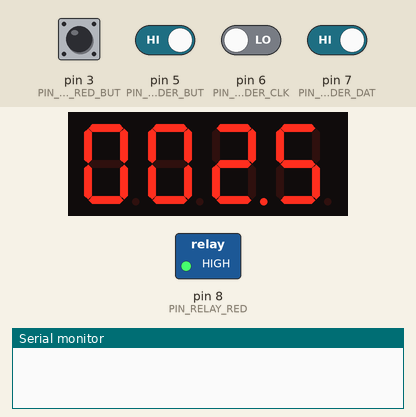
Bench run of a sketch on a simulated Arduino Uno, built with avr-gcc and run on an emulated ATmega328P. On the bench: 4-digit seven-segment display, switched loads named in the sketch (green lamp = pin HIGH), the last lines printed to the serial monitor. The inputs (shaded band) are chosen by the test bench; at power-on: pin 3 (PIN_BIG_RED_BUT), pin 5 (PIN_ENCODER_BUT), pin 7 (PIN_ENCODER_DAT) HIGH, pin 6 (PIN_ENCODER_CLK) LOW.

Above: at 1.2 s.
1.3 s: pin 3 (PIN_BIG_RED_BUT) pulled LOW for 0.15 s
At 1.49 s:
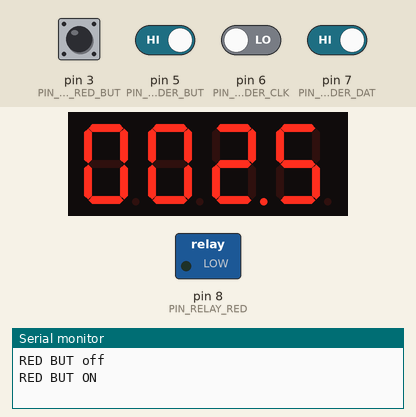
4.7 s: pin 3 (PIN_BIG_RED_BUT) pulled LOW for 1 s
At 5.85 s:
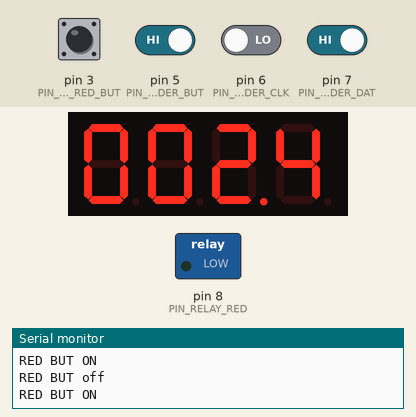
Timing chart, 0 to 9.8 s (numbered marks = the images above; inputs shaded):
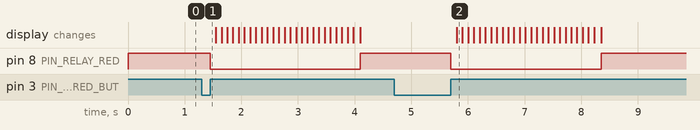

Measured:
- after the input at 1.3 s, pin 8 (PIN_RELAY_RED): HIGH → LOW after 0.15 s, → HIGH 2.6 s later
- after the input at 4.7 s, pin 8 (PIN_RELAY_RED): HIGH → LOW after 1.0 s, → HIGH 2.6 s later; the display: changes after 1.1 s (image 2)

The sketch:

TestEncoderDisplayTimer.ino
```cpp
#include <Arduino.h>
#include <TM1637Display.h>


#define PIN_BIG_RED_BUT 3

#define PIN_ENCODER_BUT 5
#define PIN_ENCODER_CLK 6
#define PIN_ENCODER_DAT 7

#define PIN_RELAY_RED  8

#define PIN_DISPLAY_CLK  9
#define PIN_DISPLAY_DIO 10


#define MODE_SETUP 0
#define MODE_TIMER 1


#define SEG_DP 0b10000000
const uint8_t SEG_DONE[] = {
  SEG_B | SEG_C | SEG_D | SEG_E | SEG_G,           // d
  SEG_A | SEG_B | SEG_C | SEG_D | SEG_E | SEG_F,   // O
  SEG_C | SEG_E | SEG_G,                           // n
  SEG_A | SEG_D | SEG_E | SEG_F | SEG_G            // E
};


TM1637Display display(PIN_DISPLAY_CLK, PIN_DISPLAY_DIO);

int redButLast, redButCurr;
int rotButLast, rotButCurr;

int rotClkCurr, rotDatCurr;
int rotClkLast, rotDatLast;
int rotPosition;
// int rotValCurr, rotValLast;

int lightCurr, lightLast;


//
float varSelectedTime;
float timerTime;
int varSelectedTimeDecimals;


///
int mode = MODE_SETUP;
unsigned long currMillis, lastMillis;

void setup() {
  pinMode(PIN_ENCODER_BUT, INPUT);
  pinMode(PIN_BIG_RED_BUT, INPUT);
  pinMode(PIN_RELAY_RED, OUTPUT);

  rotClkLast = 0;
  rotDatLast = 0;
  rotPosition = 0;

  redButLast = digitalRead(PIN_BIG_RED_BUT);
  rotButLast = digitalRead(PIN_ENCODER_BUT);

  rotClkLast = digitalRead(PIN_ENCODER_CLK);

  digitalWrite(PIN_RELAY_RED, HIGH);

//  lightLast = analogRead(PIN_POT_LIGHT) / 128;


  Serial.begin(9600);


  // display
  varSelectedTime = 2.5;
  varSelectedTimeDecimals = 1;

  display.setBrightness(0x0f);
  displayDigits(varSelectedTime, varSelectedTimeDecimals);


  // stopTimer();

}

void displayDigits(float number, int decimals) {
  if (decimals == 0) {
    display.showNumberDec(number);
    return;
  }
  if (decimals == 1) {
    uint8_t data[] = { 0x00, 0x00, 0x00, 0x00};
    int nb_int = int(number * 10);
    int d0 = (nb_int % 10000) / 1000;
    int d1 = (nb_int % 1000) / 100;
    int d2 = (nb_int % 100) / 10;
    int d3 = (nb_int % 10);
    data[0] = display.encodeDigit(d0);
    data[1] = display.encodeDigit(d1);
    data[2] = display.encodeDigit(d2);
    data[3] = display.encodeDigit(d3);

    //    Serial.print("Digits: ");
    //    Serial.print(d0);
    //    Serial.print(",");
    //    Serial.print(d1);
    //    Serial.print(",");
    //    Serial.print(d2);
    //    Serial.print(",");
    //    Serial.print(d3);
    //    Serial.println();

    // adding digital point
    data[2] = data[2] | SEG_DP;
    display.setSegments(data);
  }
}

void startTimer() {
  mode = MODE_TIMER;
  timerTime = varSelectedTime;
  lastMillis = millis();
  digitalWrite(PIN_RELAY_RED, LOW);
}

void stopTimer() {
  mode = MODE_SETUP;
  digitalWrite(PIN_RELAY_RED, HIGH);
  displayDigits(varSelectedTime, varSelectedTimeDecimals);
}


void setBrightness(byte val) {
  uint8_t data[] = { 0xff, 0xff, 0xff, 0xff };
  display.setBrightness(val);
  display.setSegments(data);
}

void loop() {
  // reading big red push button
  redButCurr = digitalRead(PIN_BIG_RED_BUT);
  if (redButCurr != redButLast) {
    if (redButCurr == HIGH) {
      Serial.println("RED BUT ON");

      startTimer();

    } else {
      Serial.println("RED BUT off");
    }
    redButLast = redButCurr;
  }

  // reading rotary encoder push button
  rotButCurr = digitalRead(PIN_ENCODER_BUT);
  if (rotButCurr != rotButLast) {
    if (rotButCurr == LOW) {
      Serial.println("ROT BUT ON");
    } else {
      Serial.println("ROT BUT off");
    }
    rotButLast = rotButCurr;
  }

  // reading rotary encoder
  rotClkCurr = digitalRead(PIN_ENCODER_CLK);
  rotDatCurr = digitalRead(PIN_ENCODER_DAT);
  if (rotClkCurr != rotClkLast) {
    if (rotClkCurr != rotDatCurr) {
      rotPosition ++;
    } else {
      rotPosition --;
    }


    if ((rotPosition % 2) == 0) {
      Serial.print("ROT POSITION: ");
      Serial.println(rotPosition / 2);
      int trueValue = rotPosition / 2;

      if ((trueValue > 0) and (trueValue < 9999)) {
        varSelectedTime = (float) trueValue / 10;

        if (varSelectedTime >= 10) {
          varSelectedTimeDecimals = 0;
        } else {
          varSelectedTimeDecimals = 1;
        }

        // display.showNumberDec(varSelectedTime, varSelectedTimeDecimals);
        displayDigits(varSelectedTime, varSelectedTimeDecimals);
      }


    }


    rotClkLast = rotClkCurr;
  }


  // reading pot light
//  lightCurr = map(analogRead(PIN_POT_LIGHT),0,1023,0,7);
//  if (lightCurr != lightLast) {
//    Serial.print("New light: ");
//    Serial.println(lightCurr);
//    setBrightness(lightCurr);
//    lightLast = lightCurr;
//  }


  if (mode == MODE_TIMER) {
    currMillis = millis();
    // only check every 0.1s
    if (currMillis > (lastMillis + 100)) {
      timerTime -= 0.1;
      lastMillis = currMillis;
      displayDigits(timerTime, varSelectedTimeDecimals);
    }

    if (timerTime <= 0) {
      stopTimer();
    }
  }


  /*
    int k;
    uint8_t data[] = { 0xff, 0xff, 0xff, 0xff };
    uint8_t blank[] = { 0x00, 0x00, 0x00, 0x00 };
    display.setBrightness(0x0f);

    // All segments on
    display.setSegments(data);
    delay(TEST_DELAY);

    // Selectively set different digits
    data[0] = display.encodeDigit(0);
    data[1] = display.encodeDigit(1);
    data[2] = display.encodeDigit(2);
    data[3] = display.encodeDigit(3);
    display.setSegments(data);
    delay(TEST_DELAY);

    display.clear();
    display.setSegments(data+2, 2, 2);
    delay(TEST_DELAY);

    display.clear();
    display.setSegments(data+2, 2, 1);
    delay(TEST_DELAY);

    display.clear();
    display.setSegments(data+1, 3, 1);
    delay(TEST_DELAY);


    // Show decimal numbers with/without leading zeros
    display.showNumberDec(0, false); // Expect: ___0
    delay(TEST_DELAY);
    display.showNumberDec(0, true);  // Expect: 0000
    delay(TEST_DELAY);
    display.showNumberDec(1, false); // Expect: ___1
    delay(TEST_DELAY);
    display.showNumberDec(1, true);  // Expect: 0001
    delay(TEST_DELAY);
    display.showNumberDec(301, false); // Expect: _301
    delay(TEST_DELAY);
    display.showNumberDec(301, true); // Expect: 0301
    delay(TEST_DELAY);
    display.clear();
    display.showNumberDec(14, false, 2, 1); // Expect: _14_
    delay(TEST_DELAY);
    display.clear();
    display.showNumberDec(4, true, 2, 2);  // Expect: 04__
    delay(TEST_DELAY);
    display.showNumberDec(-1, false);  // Expect: __-1
    delay(TEST_DELAY);
    display.showNumberDec(-12);        // Expect: _-12
    delay(TEST_DELAY);
    display.showNumberDec(-999);       // Expect: -999
    delay(TEST_DELAY);
    display.clear();
    display.showNumberDec(-5, false, 3, 0); // Expect: _-5_
    delay(TEST_DELAY);
    display.showNumberHexEx(0xf1af);        // Expect: f1Af
    delay(TEST_DELAY);
    display.showNumberHexEx(0x2c);          // Expect: __2C
    delay(TEST_DELAY);
    display.showNumberHexEx(0xd1, 0, true); // Expect: 00d1
    delay(TEST_DELAY);
    display.clear();
    display.showNumberHexEx(0xd1, 0, true, 2); // Expect: d1__
    delay(TEST_DELAY);

    // Run through all the dots
    for(k=0; k <= 4; k++) {
  	display.showNumberDecEx(0, (0x80 >> k), true);
  	delay(TEST_DELAY);
    }

    // Brightness Test
    for(k = 0; k < 4; k++)
    data[k] = 0xff;
    for(k = 0; k < 7; k++) {
    display.setBrightness(k);
    display.setSegments(data);
    delay(TEST_DELAY);
    }

    // On/Off test
    for(k = 0; k < 4; k++) {
    display.setBrightness(7, false);  // Turn off
    display.setSegments(data);
    delay(TEST_DELAY);
    display.setBrightness(7, true); // Turn on
    display.setSegments(data);
    delay(TEST_DELAY);
    }


    // Done!
    display.setSegments(SEG_DONE);
  */

  //  displayDigits(0, 1);
  //  delay(1000);
  //  displayDigits(0.5, 1);
  //  delay(1000);
  //  displayDigits(2, 1);
  //  delay(1000);
  //  displayDigits(2.5, 1);
  //  delay(1000);

  //  displayDigits(0, 2);
  //  delay(1000);
  //  displayDigits(0.25, 2);
  //  delay(1000);
  //  displayDigits(2, 2);
  //  delay(1000);
  //  displayDigits(2.75, 2);
  //  delay(1000);
}
```
